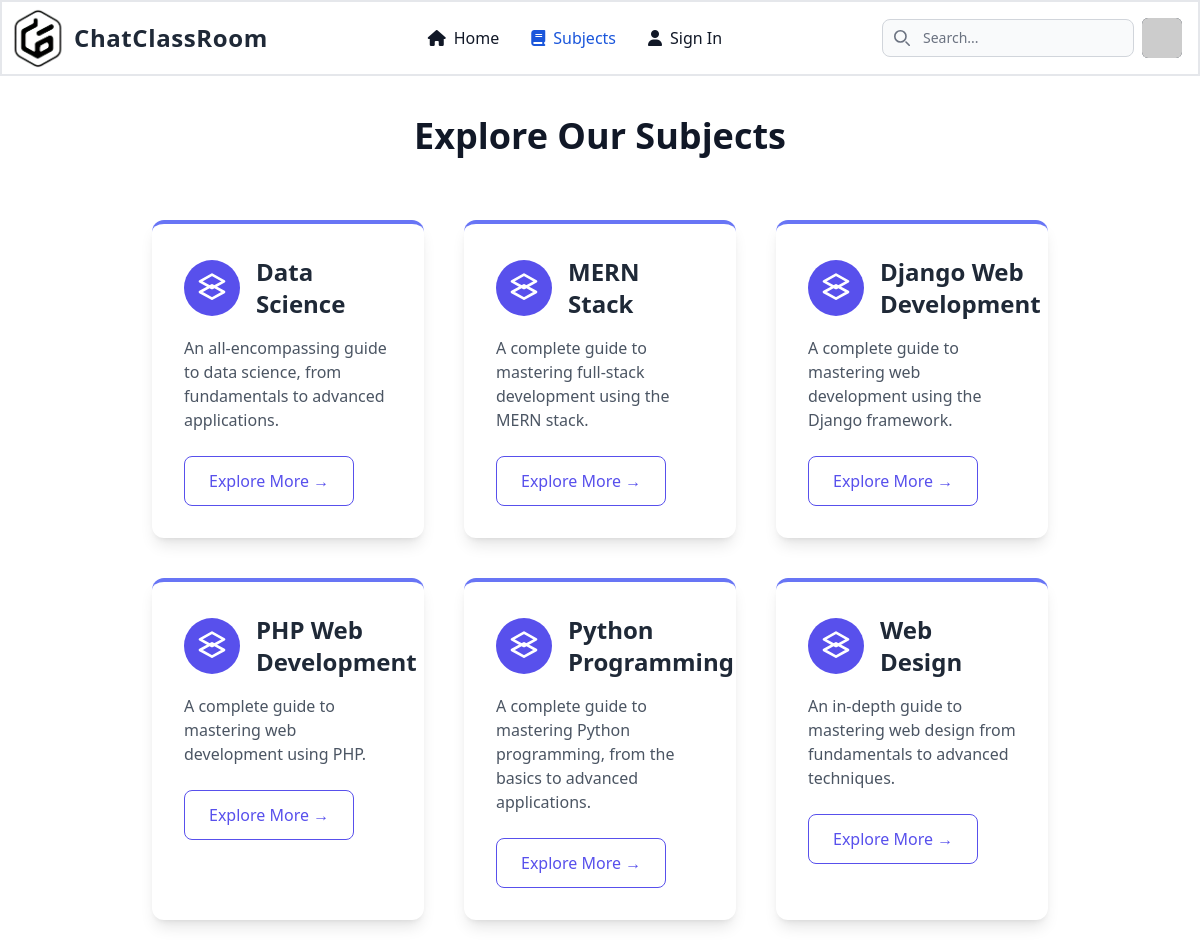
/subjects/, run on the app's committed database.
### main/models.py (models this page shows, shortened)
class Subject(models.Model):
    name = models.CharField(max_length=255)
    description = models.TextField(blank=True, null=True, default="IDk")
    auto_slug = AutoSlugField(populate_from='name', unique=True, blank=True, max_length=255)

### main/views.py (the view)
# urls.py: path('subjects/', views.subjects, name='subjects'),
def subjects(request):
    subjects = Subject.objects.all()
    return render(request, 'subjects.html', {'subjects': subjects})

### main/templates/subjects.html (shortened to what this page needs)
{% extends 'base.html' %}
{% load static %}
{% block content %}
<section id="subjects" class="container mx-auto my-10 px-4 lg:px-8">
    <div class="container mx-auto px-6">
        <h2 class="text-4xl font-extrabold text-center mb-16 text-gray-900 fade-in-up">Explore Our Subjects</h2>
        <div class="grid grid-cols-1 sm:grid-cols-2 lg:grid-cols-3 gap-10">
            {% for subject in subjects %}
            <div class="bg-white p-8 rounded-xl shadow-lg transform transition-transform duration-300 hover:scale-105 hover:shadow-2xl cursor-pointer group border-t-4 border-indigo-500 hover:border-indigo-700">
                <div class="flex items-center mb-4">
                    <div class="bg-indigo-600 text-white p-3 rounded-full mr-4 group-hover:bg-indigo-800 transition-colors duration-300">
                        <svg xmlns="http://www.w3.org/2000/svg" class="h-8 w-8" fill="none" viewBox="0 0 24 24" stroke="currentColor">
                            <path stroke-linecap="round" stroke-linejoin="round" stroke-width="2" d="M12 20l9-5-9-5-9 5 9 5z" />
                            <path stroke-linecap="round" stroke-linejoin="round" stroke-width="2" d="M12 12l9-5-9-5-9 5 9 5z" />
                        </svg>
                    </div>
                    <h3 class="text-2xl font-semibold text-gray-800">{{ subject.name }}</h3>
                </div>
                <p class="text-gray-600 mb-6">{{ subject.description }}</p>
                <a href="{% url 'topics' subject.auto_slug %}" class="inline-block px-6 py-3 text-indigo-600 font-medium border border-indigo-600 rounded-lg group-hover:bg-indigo-600 group-hover:text-white transition-colors duration-300">Explore More &rarr;</a>
            </div>
            {% endfor %}
        </div>
    </div>
</section>
{% endblock %}

### main/templates/subjects.html (style rules this page uses)
@media (min-width: 1024px) { .container { padding-left: 2rem; padding-right: 2rem; } }

### data on the page
Subject: name "Data Science", description "An all-encompassing guide to data science, from fundamentals to advanced applications."
Subject: name "MERN Stack", description "A complete guide to mastering full-stack development using the MERN stack."
Subject: name "Django Web Development", description "A complete guide to mastering web development using the Django framework."
Subject: name "PHP Web Development", description "A complete guide to mastering web development using PHP."
Subject: name "Python Programming", description "A complete guide to mastering Python programming, from the basics to advanced applications."
Subject: name "Web Design", description "An in-depth guide to mastering web design from fundamentals to advanced techniques."
